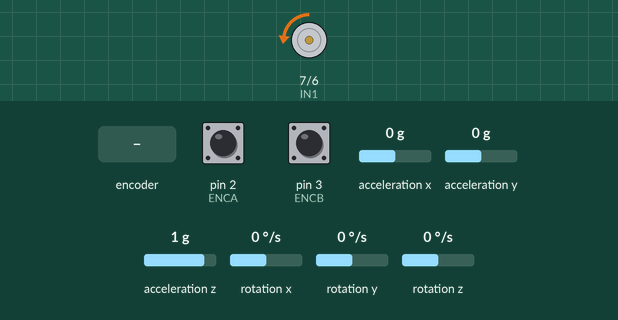
Recording of a sketch running on a simulated Arduino Uno, built with avr-gcc and run on an emulated ATmega328P. Shown: motor-driver pin pairs drawn as motors (green arrow = first pin HIGH = forward, orange = second pin HIGH = backward, longer = more drive, scaled by the enable pin). Inputs (shaded band) come from the test bench; at power-on: pin 2 (ENCA) HIGH, pin 3 (ENCB) HIGH, acceleration x 0 g, acceleration y 0 g, acceleration z 1 g, rotation x 0 °/s, rotation y 0 °/s, rotation z 0 °/s.

Above: at 1.2 s.
1.3 s: rotary encoder on pin 2 (ENCA) / pin 3 (ENCB) turned 3 steps (first pin leading)
Timing chart, 0 to 4.3 s (numbered marks = the images above; inputs shaded):
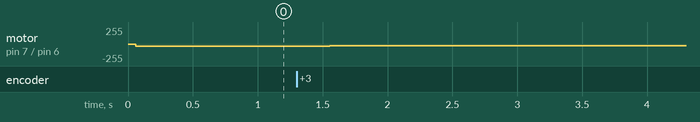

The sketch:

inverted_pendulum_pid.ino
```cpp
// We have declared the required modules that we are going to use like mpu
#include <util/atomic.h>   // For the ATOMIC_BLOCK macro
#include "Wire.h"
#include "I2Cdev.h"
#include "MPU6050.h"

// Creating MPU object
MPU6050 mpu;

// Variables to store accelerometer and gyroscope values
int16_t ax, ay, az;
int16_t gx, gy, gz;

// Structure for storing mapped IMU data
struct MyData {
  byte X;
  byte Y;
  byte Z;
};

MyData data;

// defining my port from encoded motor to the arduino both yellow and white one
#define ENCA 2 // YELLOW
#define ENCB 3 // WHITE

// defining motor driver to the arduino
// one for anticlockwise rotation, other for clockwise rotation
// PWM is like a driver for speed control
#define PWM 5
#define IN2 6
#define IN1 7

// Defining global variable that we are going to use in the code
volatile int posi = 0; // specify posi as volatile
// https://www.arduino.cc/reference/en/language/variables/variable-scope-qualifiers/volatile/

long prevT = 0;
float eprev = 0;
float eintegral = 0;

int target = 0;

void setup() {

  Serial.begin(9600);

  // Setting up encoder pins
  pinMode(ENCA, INPUT);
  pinMode(ENCB, INPUT);
  attachInterrupt(digitalPinToInterrupt(ENCA), readEncoder, RISING);

  // Setting up the pinmode for motor driver
  pinMode(PWM, OUTPUT);
  pinMode(IN1, OUTPUT);
  pinMode(IN2, OUTPUT);

  // Setting up the MPU for getting accurate position for moving
  Wire.begin();
  mpu.initialize();
  delay(10);

  int targz[10];     // storage for IMU Z-axis data
  float sgnt = 1;    // +ve implies x is east of z axis

  // We find the initial position using the IMU
  // A sample of 10 is used to improve robustness to the IMU data
  for (int i = 0; i < 10; i++) {

    mpu.getMotion6(&ax, &ay, &az, &gx, &gy, &gz);

    data.X = map(ax, -17000, 17000, 0, 255); // X axis data
    data.Y = map(ay, -17000, 17000, 0, 255); // Y axis data
    data.Z = map(az, -17000, 17000, 0, 255); // Z axis data

    // Determining sign convention
    if (127 - data.X <= 0) sgnt = -1;

    targz[i] = data.Z; // determining initial position
  }

  // Bubble sort for median filtering
  for (int i = 0; i < 10; i++) {
    for (int j = 1; j < 10; j++) {
      if (targz[j - 1] > targz[j]) {
        int temp = targz[j];
        targz[j] = targz[j - 1];
        targz[j - 1] = temp;
      }
    }
  }

  int zval = targz[5]; // median value

  // 180 degree for encoder is 600
  // 255 is the value of x/y/z when axis is faced up
  // 0 is the value when axis is faced down
  // Sign convention determined by IMU attachment
  target = 600 * sgnt * (255 - (float)zval) / 255;
}

void loop() {

  // Setting up MPU
  mpu.getMotion6(&ax, &ay, &az, &gx, &gy, &gz);

  // Mapping IMU values
  data.X = map(ax, -17000, 17000, 0, 255);
  data.Y = map(ay, -17000, 17000, 0, 255);
  data.Z = map(az, -17000, 17000, 0, 255);

  // Definition of the PID constants
  float kp = 3;
  float kd = 0.065;
  float ki = 0;

  // Calculate the time difference used in u(t)
  long currT = micros();
  float deltaT = ((float)(currT - prevT)) / 1.0e6;
  prevT = currT;

  // Read the position in an atomic block to avoid misread
  // https://www.arduino.cc/reference/en/language/variables/variable-scope-qualifiers/volatile/
  int pos = 0;
  ATOMIC_BLOCK(ATOMIC_RESTORESTATE) {
    pos = posi;
  }

  // Error calculation
  int e = target - pos;

  // Derivative
  float dedt = (e - eprev) / deltaT;

  // Integral
  eintegral = eintegral + e * deltaT;

  // Control signal tells motor direction and speed
  float u = kp * e + kd * dedt + ki * eintegral;

  // Motor power
  float pwr = fabs(u);
  if (pwr > 255) {
    pwr = 255;
  }

  // Motor direction
  int dir = 1;
  if (u < 0) {
    dir = -1;
  }

  // Setting motor direction and speed
  setMotor(dir, pwr, PWM, IN1, IN2);

  // Store previous error
  eprev = e;
}

// A helper function used for setting the motor direction
void setMotor(int dir, int pwmVal, int pwm, int in1, int in2) {

  analogWrite(pwm, pwmVal);

  if (dir == 1) {
    digitalWrite(in1, HIGH);
    digitalWrite(in2, LOW);
  }
  else if (dir == -1) {
    digitalWrite(in1, LOW);
    digitalWrite(in2, HIGH);
  }
  else {
    digitalWrite(in1, LOW);
    digitalWrite(in2, LOW);
  }
}

// Read encoder helps in determining the position of the bob
void readEncoder() {

  int b = digitalRead(ENCB);

  if (b > 0) {
    posi++;
  }
  else {
    posi--;
  }
}
```

Measured:
- after the input at 1.3 s, motor on pin 7 (IN1) / pin 6 (IN2): backward 33/255 → backward 30/255 after 0.06 s, → backward 27/255 0.20 s later, → backward 24/255 0.20 s later
